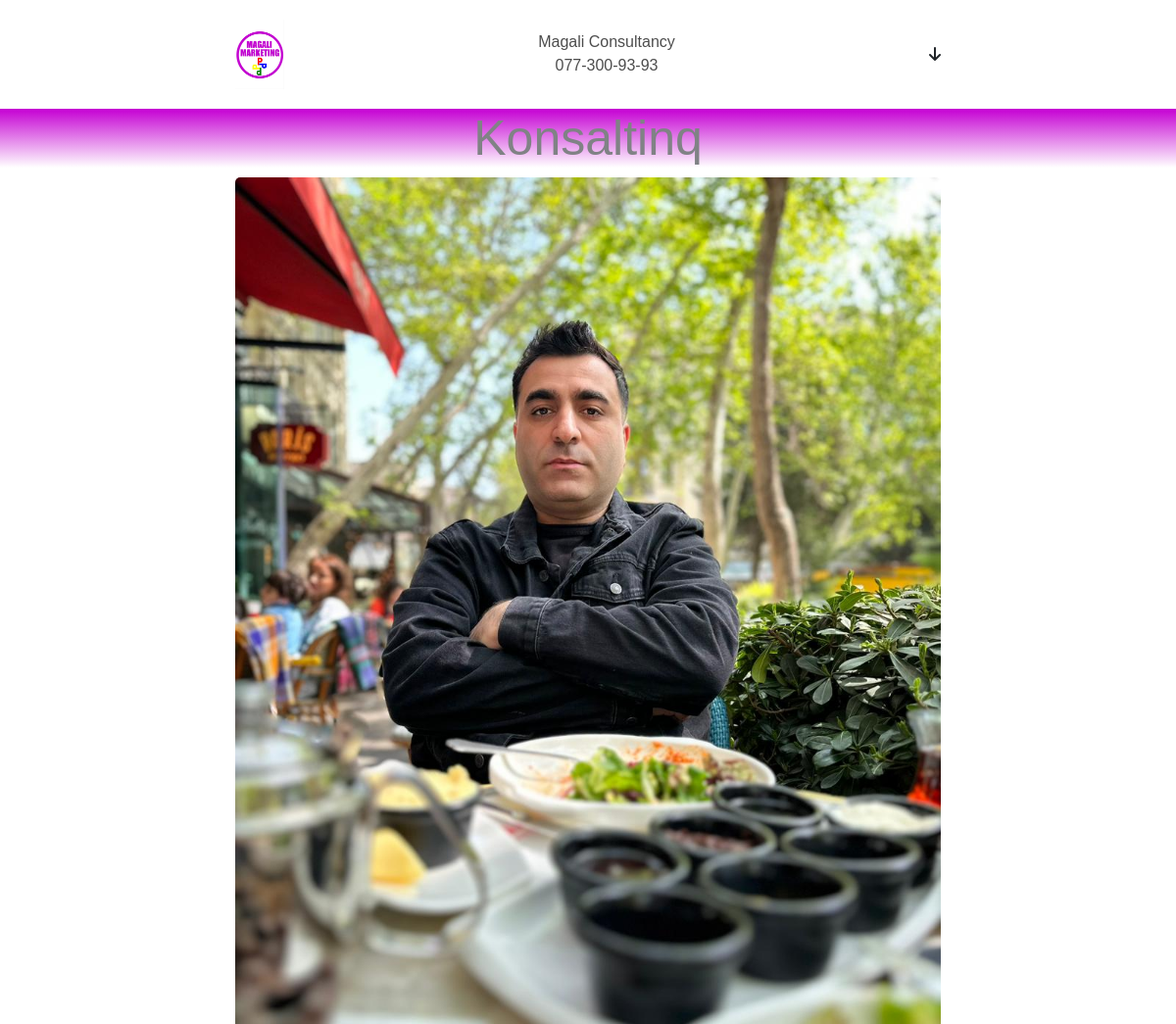
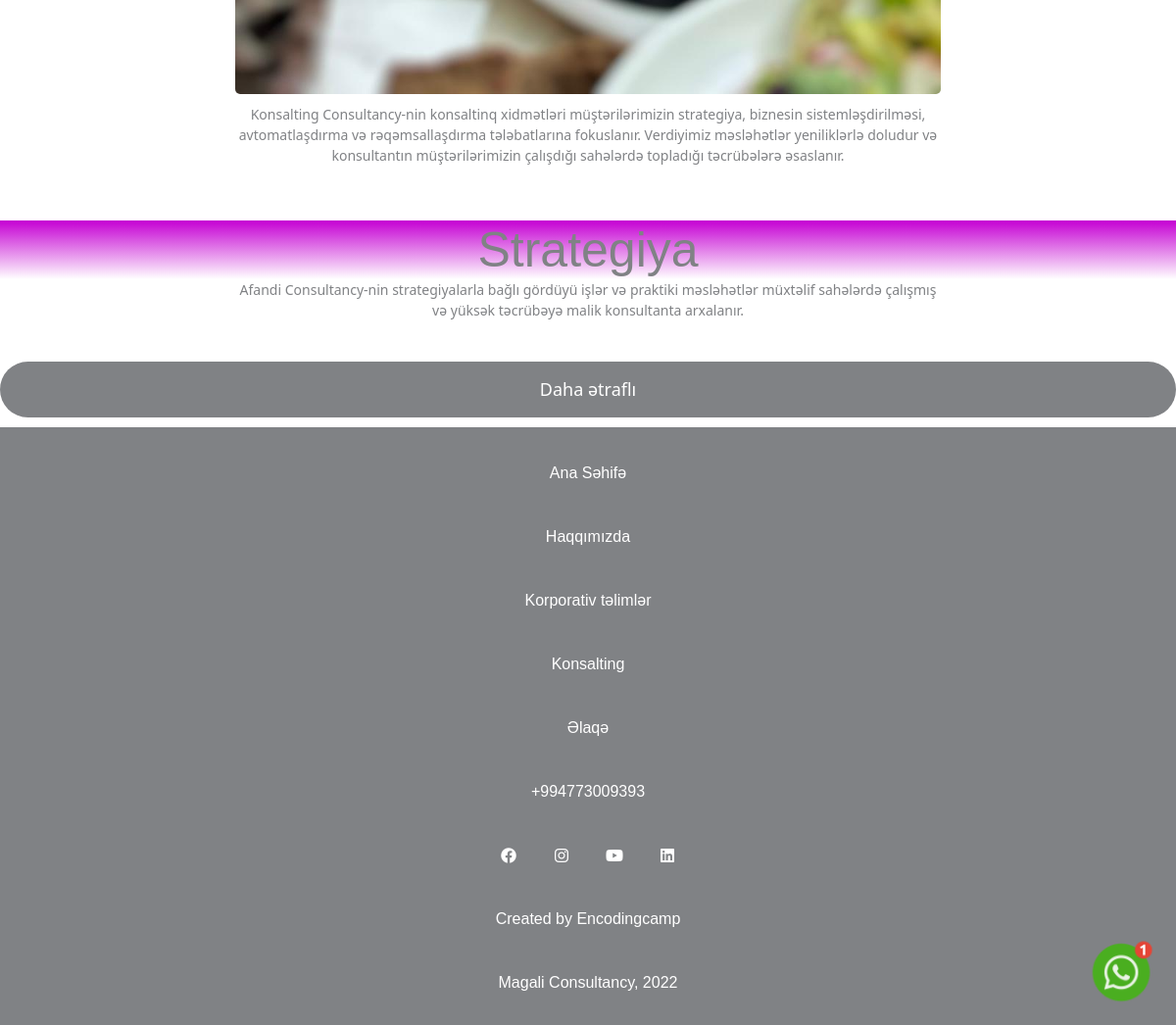
The page /magali/consulting/ on the database its author committed (2 pictures, top to bottom).
### magali_app/models.py (models this page shows, shortened)
class ConsultingModel(models.Model):
    name = models.CharField(max_length=256)
    content=models.TextField(null= True, blank = True)
    banner=models.ImageField(upload_to="consultingfiles/",null=True,blank=True)
    class Meta:
        verbose_name = "Consulting Model"
        verbose_name_plural = "Consulting Models"

class ConsultingUnitModel(models.Model):
    consulting = models.ForeignKey(ConsultingModel,on_delete=models.CASCADE,related_name="consultingunits")
    name = models.CharField(max_length=256)
    content = models.TextField(null= True, blank = True)
    banner=models.ImageField(upload_to="unitfiles/",null=True,blank=True)
    class Meta:
        verbose_name = "Consulting Unit"
        verbose_name_plural = "Consulting Units"

### magali_app/views.py (the view)
# urls.py: path('consulting/',views.consulting,name="consulting"),
def consulting(request):
    consulting = get_object_or_404(ConsultingModel, name="Konsaltinq")
    context = {
        "consulting":consulting
    }
    return render(request,"consulting.html",context)

### templates/consulting.html (shortened to what this page needs)
{% extends 'base.html' %}
{% block content%}
<div class="about">
    <div class="about_head gradient"><h2>{{consulting.name}}</h2></div>
    <div class="about_content">
        <div class="about_img"><img src="{{consulting.banner.url}}" alt=""></div>
        <div class="about_text"><p>{{consulting.content}}</p></div>
    </div>
  </div>
  {% for unit in consulting.consultingunits.all %}
  <div class="about">
    <div class="about_head gradient"><h2>{{unit.name}}</h2></div>
    <div class="about_content">
        <div class="about_text"><p>{{unit.content}}</p></div>
    </div>
  </div>
  <div class="services">
  <a href="{% url 'magali_app:unitdetail' unit.id %}"><div class="services_btn"><button class="btn">Daha ətraflı</button></div></a>
  </div>
{% endfor %}
{% endblock %}

### static/css/style.css (style rules this page uses)
* { padding:0; margin:0; box-sizing: border-box; }
.gradient { background:linear-gradient(to bottom,#c500d3,white); }
.about_img img, .services_img img { border-radius:5px; margin:10px 0; width:100%; }
.about_head h2, .services_head h2 { font-size:50px; font-family: sans-serif ; color:#808285; margin:20px 0 0 0; }
.about_text, .services_text { font-size:14px; color:#808285; margin-bottom:20px; float:left; }
.about_content, .services_content { width:60%; display:inline-block; }
.about, .services { text-align:center; }
.about_btn button, .services_btn button { width: 100%; border-radius:30px; padding:15px; border:none; background-color: #808285; font-size: 18px; color:white; }
a { text-decoration:none; }

### rows shown on the page
ConsultingModel: name "Konsaltinq", banner (picture), content "Konsalting Consultancy-nin konsaltinq xidmətləri müştərilərimizin strategiya, biznesin sistemləşdirilməsi, avtomatlaşdırma və rəqəmsallaşdırma tələbatlarına fokuslanır. Verdiyimiz məsləhətlər yeniliklərlə doludur və konsultantın müştərilərimizin çalışdığı sahələrdə topladığı təcrübələrə əsaslanır."
ConsultingUnitModel: name "Strategiya", content "Afandi Consultancy-nin strategiyalarla bağlı gördüyü işlər və praktiki məsləhətlər müxtəlif sahələrdə çalışmış və yüksək təcrübəyə malik konsultanta arxalanır."
